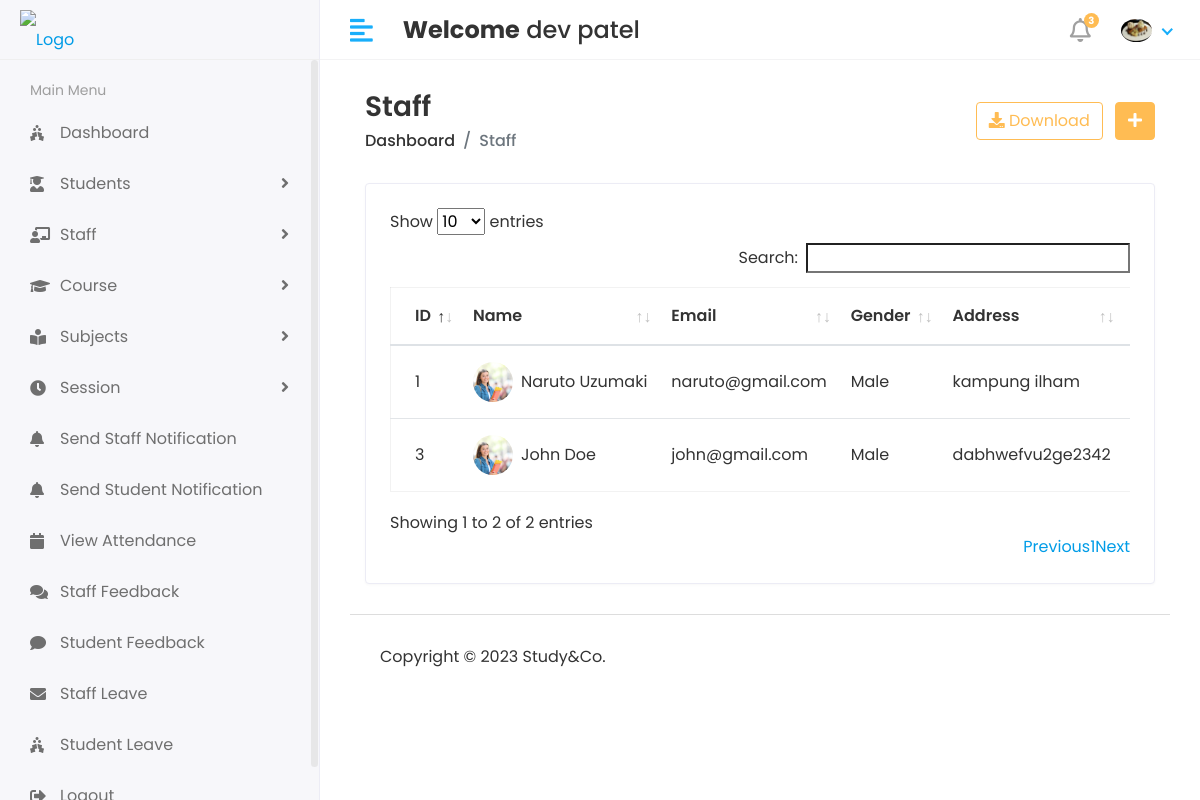
The page /Hod/Staff/View (signed in) on the database as committed earlier.
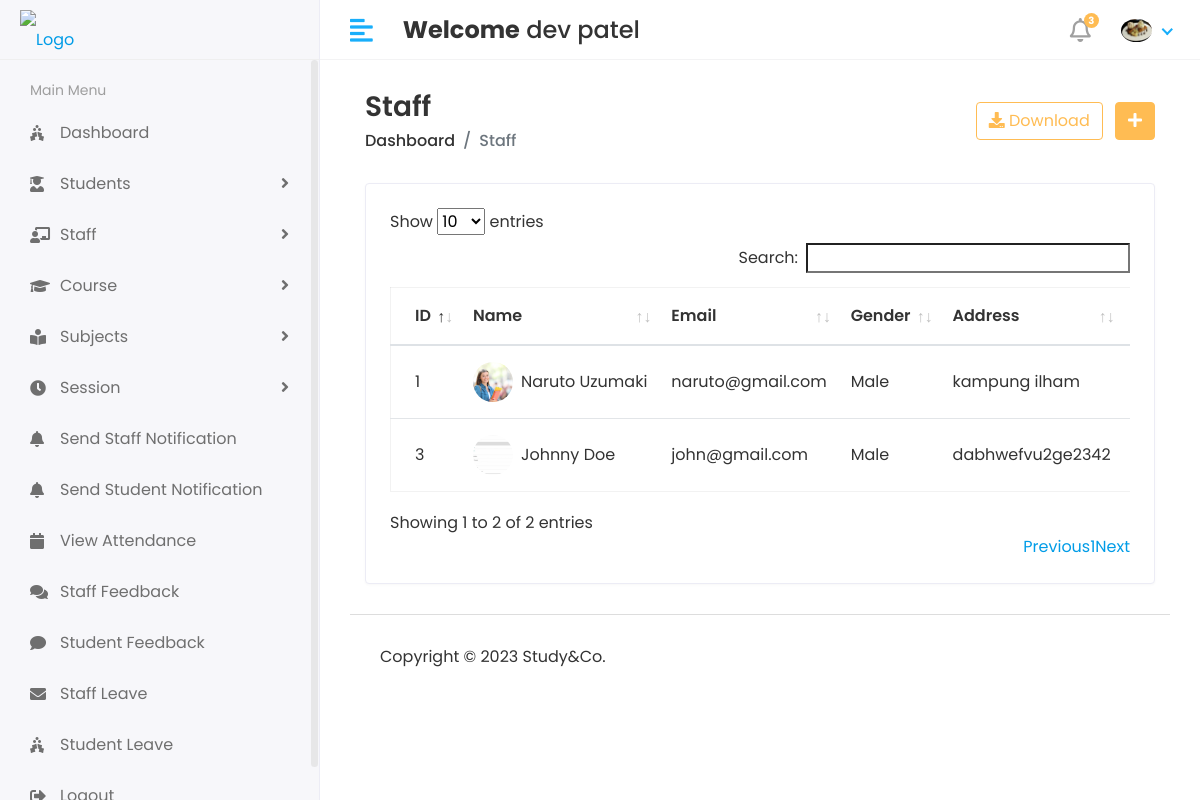
The same page on the database as committed later.
### StudyApp/models.py (models this page shows, shortened)
class Staff(models.Model):
    admin = models.OneToOneField(CustomUser,on_delete=models.CASCADE)
    address = models.TextField()
    gender = models.CharField(max_length=100)
    created_at = models.DateTimeField(auto_now_add=True)
    updated_at = models.DateTimeField(auto_now=True)

class CustomUser(AbstractUser):
    USER = (
        (1,'HOD'),
        (2,'STAFF'),
        (3,'STUDENT'),
    )
    user_type = models.CharField(choices=USER,max_length=50,default=1)
    profile_pic = models.ImageField(upload_to='media/profile_pic')

### StudyGo/Hod_Views.py (the view)
# urls.py: path('Hod/Staff/View',Hod_Views.VIEW_STAFF,name='view_staff'),
@login_required(login_url='/')
def VIEW_STAFF(request):
    staff = Staff.objects.all()
    context = {
        'staff':staff,
    }
    return render(request,'Hod/view_staff.html',context)

### templates/Hod/view_staff.html (shortened to what this page needs)
{% extends 'base.html' %} {% block content %}
<div class="content container-fluid">
  <div class="page-header">
    <div class="row align-items-center">
      <div class="col">
        <h3 class="page-title">Staff</h3>
        <ul class="breadcrumb">
          <li class="breadcrumb-item"><a href="index.html">Dashboard</a></li>
          <li class="breadcrumb-item active">Staff</li>
        </ul>
      </div>
      <div class="col-auto text-right float-right ml-auto">
        <a href="#" class="btn btn-outline-primary mr-2"
          ><i class="fas fa-download"></i> Download</a
        >
        <a href="{% url 'add_staff' %}" class="btn btn-primary"
          ><i class="fas fa-plus"></i
        ></a>
      </div>
    </div>
  </div>
  <div class="row">
    <div class="col-sm-12">
      <div class="card card-table">
        <div class="card-body">
          <div class="table-responsive">
            <table id="table_id" class="table table-hover table-center mb-0">
              <thead>
                <tr>
                  <th>ID</th>
                  <th>Name</th>
                  <th>Email</th>
                  <th>Gender</th>
                  <th>Address</th>
                  <th>Created at</th>
                </tr>
              </thead>
              <tbody>
                {% for i in staff %}
                <tr>
                  <td>{{i.id}}</td>
                  <td>
                    <h2 class="table-avatar">
                      <a href="#" class="avatar avatar-sm mr-2"
                        ><img
                          class="avatar-img rounded-circle"
                          src="/{{i.admin.profile_pic}}"
                          alt="User Image"
                      /></a>
                      <a href="#"
                        >{{i.admin.first_name}} {{i.admin.last_name}}</a
                      >
                    </h2>
                  </td>
                  <td>{{i.admin.email}}</td>
                  <td>{{i.gender}}</td>
                  <td>{{i.address}}</td>
                  <td>{{i.created_at}}</td>
                </tr>
                {% endfor %}
              </tbody>
            </table>
          </div>
        </div>
      </div>
    </div>
  </div>
</div>
{% endblock content %}

Rows that differ between the two databases and show on the page:
changed through a linked row, Staff "dabhwefvu2ge2342": admin.profile_pic: a different picture; admin.first_name "John" → "Johnny"
